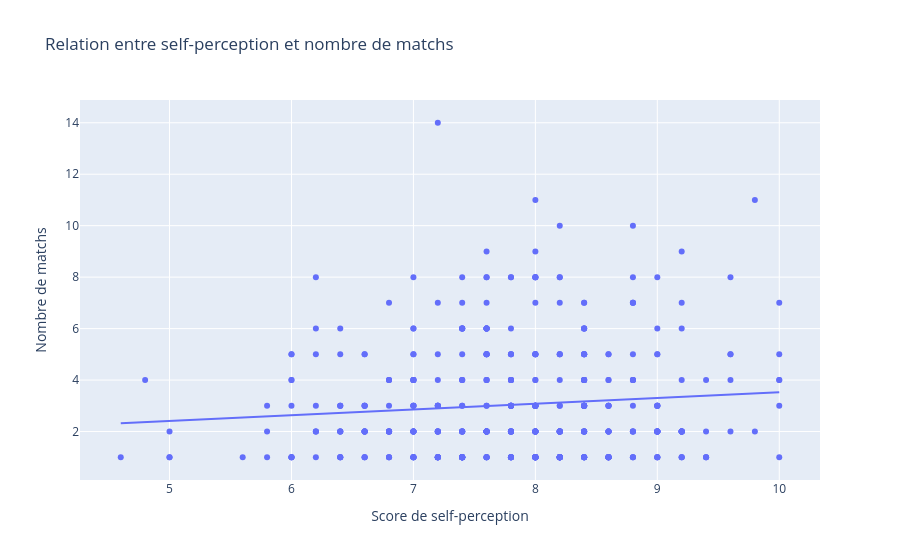
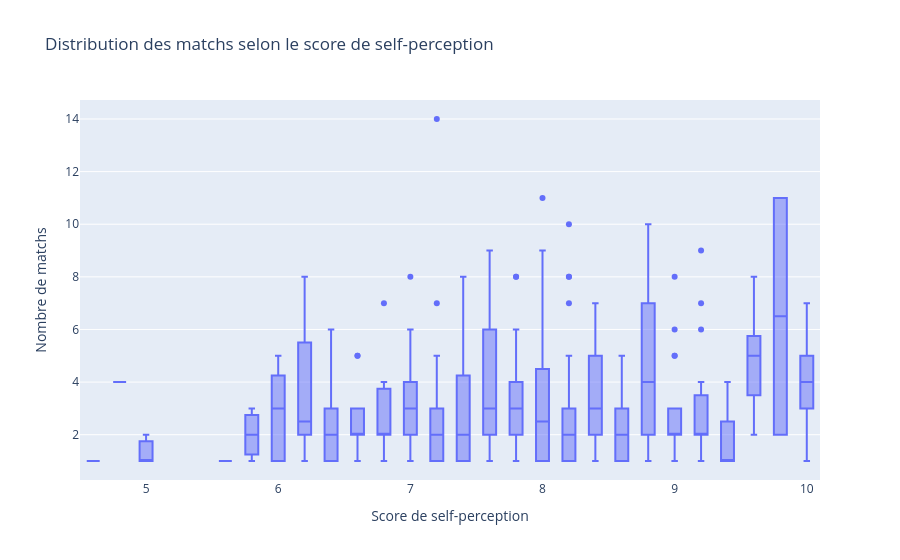

The notebook cell saved with these charts, in order:
### Markdown cell above
## 3. Visualisation
Le scatter plot illustre la relation entre le score de self-perception et le nombre
de matchs obtenus. Le boxplot permet de mieux visualiser la distribution des matchs
selon le niveau de perception de soi.

### Code cell
fig = px.scatter(
    df_1_1,
    x="self_perception_mean",
    y="n_match_pp",
    trendline="ols",
    title="Relation entre self-perception et nombre de matchs",
    labels={
        "self_perception_mean": "Score de self-perception",
        "n_match_pp": "Nombre de matchs"
    }
)
fig.show()

fig2 = px.box(
    df_1_1,
    x="self_perception_mean",
    y="n_match_pp",
    title="Distribution des matchs selon le score de self-perception",
    labels={
        "self_perception_mean": "Score de self-perception",
        "n_match_pp": "Nombre de matchs"
    }
)
fig2.show()

### Figure 1 — Plotly figure (JSON) as saved in the notebook; plotly's stock layout.template omitted (floating-point values rounded to 4 significant figures; data arrays with more than 128 entries replaced by an {"elided": "..."} marker saying what was removed)
{"data": [{"hovertemplate": "Score de self-perception=%{x}<br>Nombre de matchs=%{y}<extra></extra>", "legendgroup": "", "marker": {"color": "#636efa", "symbol": "circle"}, "mode": "markers", "name": "", "orientation": "v", "showlegend": false, "type": "scatter", "x": {"elided": "444 float values"}, "xaxis": "x", "y": {"elided": "444 int values"}, "yaxis": "y"}, {"hovertemplate": "<b>OLS trendline</b><br>n_match_pp = 0.223642 * self_perception_mean + 1.29436<br>R<sup>2</sup>=0.009345<br><br>Score de self-perception=%{x}<br>Nombre de matchs=%{y} <b>(trend)</b><extra></extra>", "legendgroup": "", "marker": {"color": "#636efa", "symbol": "circle"}, "mode": "lines", "name": "", "showlegend": false, "type": "scatter", "x": {"elided": "444 float values"}, "xaxis": "x", "y": {"elided": "444 float values"}, "yaxis": "y"}], "layout": {"legend": {"tracegroupgap": 0}, "title": {"text": "Relation entre self-perception et nombre de matchs"}, "xaxis": {"anchor": "y", "domain": [0, 1], "title": {"text": "Score de self-perception"}}, "yaxis": {"anchor": "x", "domain": [0, 1], "title": {"text": "Nombre de matchs"}}}}

### Figure 2 — Plotly figure (JSON) as saved in the notebook; plotly's stock layout.template omitted (floating-point values rounded to 4 significant figures; data arrays with more than 128 entries replaced by an {"elided": "..."} marker saying what was removed)
{"data": [{"alignmentgroup": "True", "hovertemplate": "Score de self-perception=%{x}<br>Nombre de matchs=%{y}<extra></extra>", "legendgroup": "", "marker": {"color": "#636efa"}, "name": "", "notched": false, "offsetgroup": "", "orientation": "v", "showlegend": false, "type": "box", "x": {"elided": "444 float values"}, "x0": " ", "xaxis": "x", "y": {"elided": "444 int values"}, "y0": " ", "yaxis": "y"}], "layout": {"boxmode": "group", "legend": {"tracegroupgap": 0}, "title": {"text": "Distribution des matchs selon le score de self-perception"}, "xaxis": {"anchor": "y", "domain": [0, 1], "title": {"text": "Score de self-perception"}}, "yaxis": {"anchor": "x", "domain": [0, 1], "title": {"text": "Nombre de matchs"}}}}
